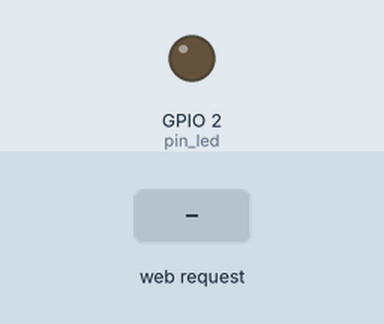
A sketch run on a simulated ESP8266 (NodeMCU). On the bench: output pins drawn as LEDs (lit = HIGH). Inputs (shaded band) come from the test bench. WiFi joins after 1.5 s; servers stay silent unless stated; what the sketch prints to the serial monitor is not drawn.

Above: at 2.7 s.
2.8 s: HTTP request GET /toggle received
At 4.0 s:
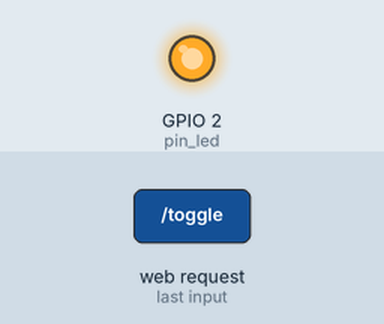
Timing chart, 0 to 5.8 s (numbered marks = the images above; inputs shaded):
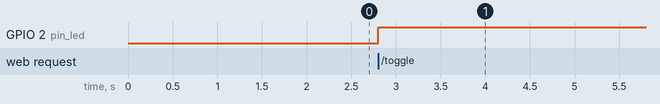

The sketch:

wifi_modes.ino
```cpp
#include <ESP8266WiFi.h>
#include <ESP8266WebServer.h>

ESP8266WebServer server;
uint8_t pin_led = 2;
char* ssid = "ElTranquilo";
char* password ="nenayluis";
char* mySsid = "ElTranquilo2";

IPAddress ip(192,168,11,4);
IPAddress gateway(192,168,11,1);
IPAddress subnet(255,255,255,0);

void setup()
{
	pinMode(pin_led, OUTPUT);
  WiFi.mode(WIFI_AP_STA);
	WiFi.begin(ssid,password);
	Serial.begin(115200);
	while(WiFi.status()!=WL_CONNECTED)
	{

	Serial.print(".");
	delay(500);
  	}
	Serial.println("");
	Serial.print("IP Address: ");
	Serial.print(WiFi.localIP());

	server.on("/",[](){server.send(200,"text/plain","hello world");});
	server.on("/toggle", toggleLED );
	server.begin();

  WiFi.softAPConfig(ip,gateway,subnet);
  WiFi.softAP(mySsid, password);

}


void loop()
{

	server.handleClient();
}

void toggleLED()
{
	digitalWrite(pin_led,!digitalRead(pin_led));
	server.send(204,"");
}
```

Measured:
- after the input at 2.8 s, GPIO 2 (pin_led): LOW → HIGH at once
